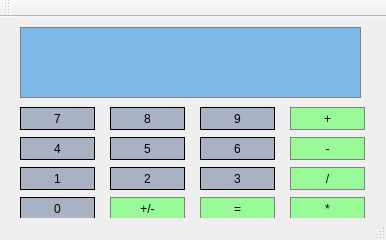
<?xml version="1.0" encoding="UTF-8"?>
<ui version="4.0">
 <class>Calculator</class>
 <widget class="QMainWindow" name="Calculator">
  <property name="geometry">
   <rect>
    <x>0</x>
    <y>0</y>
    <width>386</width>
    <height>240</height>
   </rect>
  </property>
  <property name="windowTitle">
   <string>Calculator</string>
  </property>
  <widget class="QWidget" name="centralWidget">
   <widget class="QLineEdit" name="Display">
    <property name="geometry">
     <rect>
      <x>20</x>
      <y>10</y>
      <width>341</width>
      <height>71</height>
     </rect>
    </property>
    <property name="sizePolicy">
     <sizepolicy hsizetype="Preferred" vsizetype="Maximum">
      <horstretch>0</horstretch>
      <verstretch>0</verstretch>
     </sizepolicy>
    </property>
    <property name="font">
     <font>
      <pointsize>12</pointsize>
      <weight>75</weight>
      <bold>true</bold>
     </font>
    </property>
    <property name="styleSheet">
     <string notr="true">QLineEdit{
	background-color:#7CB9E8;
	border: 1px solid gray;
	color: #ffffff
}

</string>
    </property>
    <property name="alignment">
     <set>Qt::AlignBottom|Qt::AlignRight|Qt::AlignTrailing</set>
    </property>
   </widget>
   <widget class="QPushButton" name="Button7">
    <property name="geometry">
     <rect>
      <x>20</x>
      <y>90</y>
      <width>75</width>
      <height>23</height>
     </rect>
    </property>
    <property name="styleSheet">
     <string notr="true">QPushButton{
	background-color:#A9B2C3;
	border:1px solid black;
	padding:5px;
}

QPushButtonPressed{
	background-color:#A9A9A9;
	border:1px solid gray;
	padding:5px;
}</string>
    </property>
    <property name="text">
     <string>7</string>
    </property>
   </widget>
   <widget class="QPushButton" name="Button8">
    <property name="geometry">
     <rect>
      <x>110</x>
      <y>90</y>
      <width>75</width>
      <height>23</height>
     </rect>
    </property>
    <property name="styleSheet">
     <string notr="true">QPushButton{
	background-color:#A9B2C3;
	border:1px solid black;
	padding:5px;
}

QPushButtonPressed{
	background-color:#A9A9A9;
	border:1px solid gray;
	padding:5px;
}</string>
    </property>
    <property name="text">
     <string>8</string>
    </property>
   </widget>
   <widget class="QPushButton" name="Button9">
    <property name="geometry">
     <rect>
      <x>200</x>
      <y>90</y>
      <width>75</width>
      <height>23</height>
     </rect>
    </property>
    <property name="styleSheet">
     <string notr="true">QPushButton{
	background-color:#A9B2C3;
	border:1px solid black;
	padding:5px;
}

QPushButtonPressed{
	background-color:#A9A9A9;
	border:1px solid gray;
	padding:5px;
}</string>
    </property>
    <property name="text">
     <string>9</string>
    </property>
   </widget>
   <widget class="QPushButton" name="Add">
    <property name="geometry">
     <rect>
      <x>290</x>
      <y>90</y>
      <width>75</width>
      <height>23</height>
     </rect>
    </property>
    <property name="styleSheet">
     <string notr="true">QPushButton{
	background-color : #98FB98;
	border : 1px solid gray;
	padding : 5px
}

QPushButtonPressed{
	background-color : #2F847C;
	border : 1px solid gray;
	padding : 5px
}</string>
    </property>
    <property name="text">
     <string>+</string>
    </property>
   </widget>
   <widget class="QPushButton" name="Button4">
    <property name="geometry">
     <rect>
      <x>20</x>
      <y>120</y>
      <width>75</width>
      <height>23</height>
     </rect>
    </property>
    <property name="styleSheet">
     <string notr="true">QPushButton{
	background-color:#A9B2C3;
	border:1px solid black;
	padding:5px;
}

QPushButtonPressed{
	background-color:#A9A9A9;
	border:1px solid gray;
	padding:5px;
}</string>
    </property>
    <property name="text">
     <string>4</string>
    </property>
   </widget>
   <widget class="QPushButton" name="Button5">
    <property name="geometry">
     <rect>
      <x>110</x>
      <y>120</y>
      <width>75</width>
      <height>23</height>
     </rect>
    </property>
    <property name="styleSheet">
     <string notr="true">QPushButton{
	background-color:#A9B2C3;
	border:1px solid black;
	padding:5px;
}

QPushButtonPressed{
	background-color:#A9A9A9;
	border:1px solid gray;
	padding:5px;
}</string>
    </property>
    <property name="text">
     <string>5</string>
    </property>
   </widget>
   <widget class="QPushButton" name="Button6">
    <property name="geometry">
     <rect>
      <x>200</x>
      <y>120</y>
      <width>75</width>
      <height>23</height>
     </rect>
    </property>
    <property name="styleSheet">
     <string notr="true">QPushButton{
	background-color:#A9B2C3;
	border:1px solid black;
	padding:5px;
}

QPushButtonPressed{
	background-color:#A9A9A9;
	border:1px solid gray;
	padding:5px;
}</string>
    </property>
    <property name="text">
     <string>6</string>
    </property>
   </widget>
   <widget class="QPushButton" name="Subtract">
    <property name="geometry">
     <rect>
      <x>290</x>
      <y>120</y>
      <width>75</width>
      <height>23</height>
     </rect>
    </property>
    <property name="styleSheet">
     <string notr="true">QPushButton{
	background-color : #98FB98;
	border : 1px solid gray;
	padding : 5px
}

QPushButtonPressed{
	background-color : #2F847C;
	border : 1px solid gray;
	padding : 5px
}</string>
    </property>
    <property name="text">
     <string>-</string>
    </property>
   </widget>
   <widget class="QPushButton" name="Button1">
    <property name="geometry">
     <rect>
      <x>20</x>
      <y>150</y>
      <width>75</width>
      <height>23</height>
     </rect>
    </property>
    <property name="styleSheet">
     <string notr="true">QPushButton{
	background-color:#A9B2C3;
	border:1px solid black;
	padding:5px;
}

QPushButtonPressed{
	background-color:#A9A9A9;
	border:1px solid gray;
	padding:5px;
}</string>
    </property>
    <property name="text">
     <string>1</string>
    </property>
   </widget>
   <widget class="QPushButton" name="Button2">
    <property name="geometry">
     <rect>
      <x>110</x>
      <y>150</y>
      <width>75</width>
      <height>23</height>
     </rect>
    </property>
    <property name="styleSheet">
     <string notr="true">QPushButton{
	background-color:#A9B2C3;
	border:1px solid black;
	padding:5px;
}

QPushButtonPressed{
	background-color:#A9A9A9;
	border:1px solid gray;
	padding:5px;
}</string>
    </property>
    <property name="text">
     <string>2</string>
    </property>
   </widget>
   <widget class="QPushButton" name="Button3">
    <property name="geometry">
     <rect>
      <x>200</x>
      <y>150</y>
      <width>75</width>
      <height>23</height>
     </rect>
    </property>
    <property name="styleSheet">
     <string notr="true">QPushButton{
	background-color:#A9B2C3;
	border:1px solid black;
	padding:5px;
}

QPushButtonPressed{
	background-color:#A9A9A9;
	border:1px solid gray;
	padding:5px;
}</string>
    </property>
    <property name="text">
     <string>3</string>
    </property>
   </widget>
   <widget class="QPushButton" name="Divide">
    <property name="geometry">
     <rect>
      <x>290</x>
      <y>150</y>
      <width>75</width>
      <height>23</height>
     </rect>
    </property>
    <property name="styleSheet">
     <string notr="true">QPushButton{
	background-color : #98FB98;
	border : 1px solid gray;
	padding : 5px
}

QPushButtonPressed{
	background-color : #2F847C;
	border : 1px solid gray;
	padding : 5px
}</string>
    </property>
    <property name="text">
     <string>/</string>
    </property>
   </widget>
   <widget class="QPushButton" name="Button0">
    <property name="geometry">
     <rect>
      <x>20</x>
      <y>180</y>
      <width>75</width>
      <height>23</height>
     </rect>
    </property>
    <property name="styleSheet">
     <string notr="true">QPushButton{
	background-color:#A9B2C3;
	border:1px solid black;
	padding:5px;
}

QPushButtonPressed{
	background-color:#A9A9A9;
	border:1px solid gray;
	padding:5px;
}</string>
    </property>
    <property name="text">
     <string>0</string>
    </property>
   </widget>
   <widget class="QPushButton" name="Multiply">
    <property name="geometry">
     <rect>
      <x>290</x>
      <y>180</y>
      <width>75</width>
      <height>23</height>
     </rect>
    </property>
    <property name="styleSheet">
     <string notr="true">QPushButton{
	background-color : #98FB98;
	border : 1px solid gray;
	padding : 5px
}

QPushButtonPressed{
	background-color : #2F847C;
	border : 1px solid gray;
	padding : 5px
}</string>
    </property>
    <property name="text">
     <string>*</string>
    </property>
   </widget>
   <widget class="QPushButton" name="Equals">
    <property name="geometry">
     <rect>
      <x>200</x>
      <y>180</y>
      <width>75</width>
      <height>23</height>
     </rect>
    </property>
    <property name="styleSheet">
     <string notr="true">QPushButton{
	background-color : #98FB98;
	border : 1px solid gray;
	padding : 5px
}

QPushButtonPressed{
	background-color : #2F847C;
	border : 1px solid gray;
	padding : 5px
}</string>
    </property>
    <property name="text">
     <string>=</string>
    </property>
   </widget>
   <widget class="QPushButton" name="ChangeSign">
    <property name="geometry">
     <rect>
      <x>110</x>
      <y>180</y>
      <width>75</width>
      <height>23</height>
     </rect>
    </property>
    <property name="styleSheet">
     <string notr="true">QPushButton{
	background-color : #98FB98;
	border : 1px solid gray;
	padding : 5px
}

QPushButtonPressed{
	background-color : #2F847C;
	border : 1px solid gray;
	padding : 5px
}</string>
    </property>
    <property name="text">
     <string>+/-</string>
    </property>
   </widget>
  </widget>
  <widget class="QToolBar" name="mainToolBar">
   <attribute name="toolBarArea">
    <enum>TopToolBarArea</enum>
   </attribute>
   <attribute name="toolBarBreak">
    <bool>false</bool>
   </attribute>
  </widget>
  <widget class="QStatusBar" name="statusBar"/>
 </widget>
 <layoutdefault spacing="6" margin="11"/>
 <resources/>
 <connections/>
</ui>
